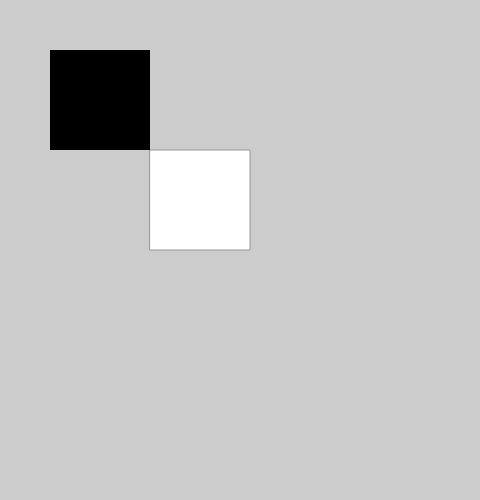
Frame 1 (no input)
Frame 60 (no input): identical to frame 1, image omitted
Frame 120 (the mouse pressed at the canvas centre since frame 60): identical to frame 1, image omitted

The p5.js sketch that drew this single still picture (run headless with seeded random() and noise() and a simulated clock; from frame 60 on, the mouse is pressed at the canvas centre):

// p5.js sketch
// ── sketch.js
/*
* create two squares
* Have one square move on mouseKey events
* When squares collide, change the color of the first
*/ 

let square1X = 50;
let square1Y = 50;

let square2X = 150;
let square2Y = 150;

const squareVelocity = 10;

const squareWidth = 100;
const squareRadius = squareWidth / 2;

function setup() {
  // put setup code here
  createCanvas(480, 500);
}

function isCollissionDetected() {
  const square1Points = [
    [square1X - squareRadius, square1Y - squareRadius], // top left
    [square1X + squareRadius, square1Y - squareRadius], // top right
    [square1X + squareRadius, square1Y + squareRadius], // bottom right
    [square1X - squareRadius, square1Y + squareRadius], // bottom left
  ];

  for (let i = 0; i < square1Points.length; i++) {
    const point = square1Points[i];
    const xPoint = point[0];
    const yPoint = point[1];

    const boundaryTop = square2Y - squareRadius;
    const boundaryBottom = square2Y + squareRadius;
    const boundaryLeft = square2X - squareRadius;
    const boundaryRight = square2X + squareRadius;
    if (xPoint < boundaryRight && xPoint > boundaryLeft) {
      if (yPoint < boundaryBottom && yPoint > boundaryTop) {
        return true;
      }
    }
  }

  return false;
  const distance = dist(square1X, square1Y, square2X, square2Y);

  const collissionDistance = squareRadius * 2;

  if (distance < collissionDistance) {
    return true;
  }

  return false;
}

function keyPressed(event) {
  const key = event.key;
  if (key === 'ArrowUp') {
    square1Y -= squareVelocity;
  } else if (key === 'ArrowDown') {
    square1Y += squareVelocity;
  } else if (key === 'ArrowLeft') {
    square1X -= squareVelocity;
  } else if (key === 'ArrowRight') {
    square1X += squareVelocity;
  }

  return false;
}

function drawFirstCircle() {
  noStroke();
  if (isCollissionDetected()) {
    fill(255, 0, 0, 50);
  } else {
    fill(0);
  }
  rect(square1X, square1Y, squareWidth, squareWidth);
}

function drawSecondCircle() {
  stroke(150);
  fill(255);
  rect(square2X, square2Y, squareWidth, squareWidth);
}

function draw() {
  background(204);
  drawSecondCircle();
  drawFirstCircle();
}
